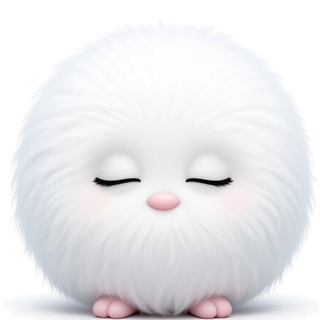
#> input picture assets/pet/appy/snow_blink.png, 320 x 320 px
$ python -i appy_clips.py   (imports and definitions only)
#> lines starting #> are read from the running program, lines starting #| are printed output that depends on the picture; after the words box and inside, x2 and y2 are one past the last pixel; in counts of white or black regions, pixels touching at a corner belong together
"""Turn Appy's video into animation clips the pet engine can play.

Sarah, 17 Aug: "I want it to move… gives him hands that can open and move around
like he would in a film." She already had that: `appy-video.mp4` in the app —
6 seconds of Appy jumping, waving his little hands, tumbling and cheering.

This takes that film, cuts Appy off his white paper frame by frame (same matte as
tools/cut_appy.py: measure the paper value, flood it from the border, keep the
biggest island, smooth the jpeg steps, feather the fur), keeps every frame on one
shared bounding box so he doesn't jitter, and writes one sprite sheet per action
plus a manifest. The engine plays a sheet at 12fps and swaps sheets as his mood
changes — that is how a video game plays a character.

Re-run it whenever there is new footage: put the mp4 in SRC_VIDEO, name the
frame ranges in CLIPS (frame numbers are 12fps positions, 1-based, inclusive).
"""
from PIL import Image, ImageFilter
from collections import deque
import json, os, subprocess, sys, glob, shutil

ROOT = os.path.dirname(os.path.dirname(os.path.abspath(__file__)))
SRC_VIDEO = os.environ.get('APPY_VIDEO', r"C:/Users/sarah/OneDrive/Desktop/Quoteapp/client/public/assets/appy-video.mp4")
OUT = os.path.join(ROOT, 'assets', 'pet', 'appy', 'clips')
TMP = os.path.join(ROOT, '.appy-frames')
FPS = 12
FRAME = 200          # each frame in the sheet, px
COLS = 6

# what is in her 6 seconds, at 12fps
CLIPS = {
    'idle':   (61, 72),    # calm, breathing, a blink
    'blink':  (4, 8),      # eyes close and open
    'talk':   (49, 60),    # mouth going, happy
    'hands':  (9, 20),     # mouth opens and his little hands come up and wave
    'cheer':  (41, 48),    # lands with both arms up, mouth wide — the celebration
    'tumble': (25, 40),    # rolls right over — how a fluffball crosses a room
}

# [13 lines left out: functions ffmpeg, extract, not called in this run]

def matte(path):
    """Cut him off the paper. Returns RGBA at the frame's own size."""
#> called with path = '../assets/pet/appy/snow_blink.png'
    im = Image.open(path).convert('RGB')
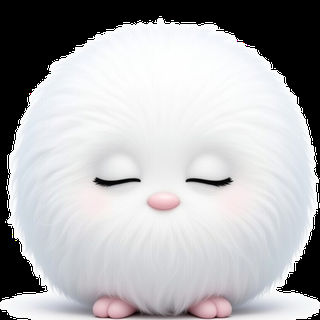
#> im: PIL image 320x320 RGB; mean R, G, B 176.6, 176.4, 178.4
    w, h = im.size
#> w = 320; h = 320
    px = im.load()
    corners = [px[2, 2], px[w - 3, 2], px[2, h - 3], px[w - 3, h - 3]]
#> corners = [(0, 0, 0), (0, 0, 0), (0, 0, 0), (0, 0, 0)]
    bgv = sorted(sum(c) // 3 for c in corners)[len(corners) // 2]
#> bgv = 0
    lo, hi = bgv - 3, bgv + 1
#> lo = -3; hi = 1
    def paper(p):
        r, g, b = p
        return lo <= r <= hi and lo <= g <= hi and lo <= b <= hi
    bg = bytearray(w * h); q = deque()
    for x in range(w):
        for y in (0, h - 1):
            if not bg[y * w + x] and paper(px[x, y]): bg[y * w + x] = 1; q.append((x, y))
#> this loop made 320 passes
    for y in range(h):
        for x in (0, w - 1):
            if not bg[y * w + x] and paper(px[x, y]): bg[y * w + x] = 1; q.append((x, y))
    while q:
        x, y = q.popleft()
        for dx, dy in ((1, 0), (-1, 0), (0, 1), (0, -1)):
            nx, ny = x + dx, y + dy
            if 0 <= nx < w and 0 <= ny < h and not bg[ny * w + nx] and paper(px[nx, ny]):
                bg[ny * w + nx] = 1; q.append((nx, ny))
    # keep the biggest island (jpeg noise leaves crumbs everywhere)
    seen = bytearray(w * h); best, bestlen = None, 0
    for sy in range(h):
        for sx in range(w):
            i0 = sy * w + sx
            if bg[i0] or seen[i0]: continue
            comp = []; seen[i0] = 1; q2 = deque([(sx, sy)])
            while q2:
                x, y = q2.popleft(); comp.append(y * w + x)
                for dx, dy in ((1, 0), (-1, 0), (0, 1), (0, -1)):
                    nx, ny = x + dx, y + dy; j = ny * w + nx
                    if 0 <= nx < w and 0 <= ny < h and not bg[j] and not seen[j]:
                        seen[j] = 1; q2.append((nx, ny))
            if len(comp) > bestlen: best, bestlen = comp, len(comp)
    keep = bytearray(w * h)
    for i in best: keep[i] = 1
#> this loop made 79483 passes
#> i on passes 1 to 3: 5918, 5919, 6238
    a = Image.frombytes('L', (w, h), bytes(255 if v else 0 for v in keep))
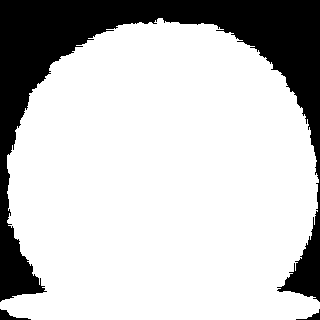
#> a: PIL image 320x320 L; 77.6% white; 3 black regions, box (x1, y1, x2, y2) and area: (0, 0, 320, 302) 22698, (0, 309, 31, 320) 139, (296, 309, 320, 320) 80
    a = a.filter(ImageFilter.GaussianBlur(2.2)).point(lambda v: 255 if v > 116 else 0)
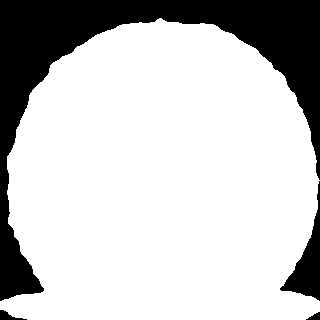
#> a: PIL image 320x320 L; 77.9% white; 4 black regions, box (x1, y1, x2, y2) and area: (0, 0, 320, 301) 20851, (280, 181, 320, 301) 1628, (0, 310, 27, 320) 123, (306, 312, 320, 320) 65
    a = a.filter(ImageFilter.MaxFilter(3)).filter(ImageFilter.GaussianBlur(1.1))
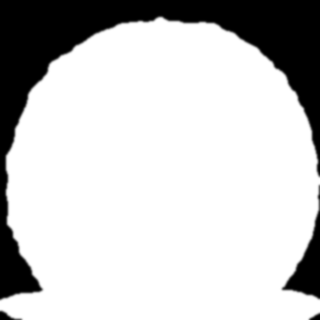
#> a: PIL image 320x320 L; min 0, max 255, mean 201.3
    out = im.convert('RGBA'); out.putalpha(a)
#> after `out.putalpha(a)`:
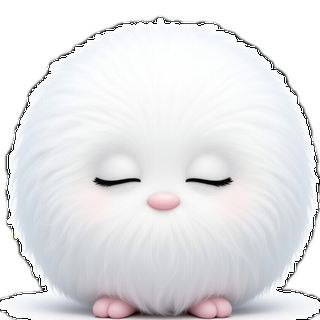
#> out: PIL image 320x320 RGBA; mean R, G, B, A 176.6, 176.4, 178.4, 201.3; transparent parts drawn white
    # his cast shadow belongs to the picture, not to him
    o = out.load()
    for y in range(int(h * 0.86), h):
        for x in range(w):
            r, g, b, al = o[x, y]
            if al and max(r, g, b) - min(r, g, b) < 14 and (r + g + b) / 3 > 205:
                o[x, y] = (r, g, b, 0)
    return out

# [35 lines left out: function main, not called in this run]

# [2 lines not run here, left out]

>>> result = matte('../assets/pet/appy/snow_blink.png')
